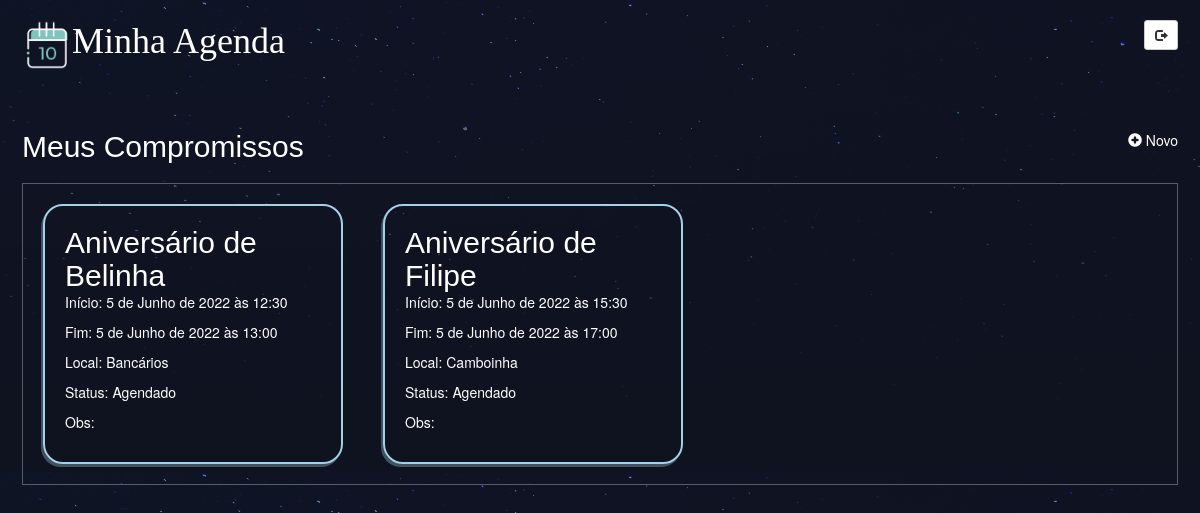
The app's page / (signed in) with its own data.
### compromisso/models.py (models this page shows, shortened)
class Compromisso(models.Model):
    nome = models.CharField(max_length=100)
    local = models.CharField(max_length=100)
    obs = models.TextField(blank=True)
    AG = 'Agendado'
    RL = 'Realizado'
    CL = 'Cancelado'
    status = models.CharField(max_length=20, choices=[(AG, 'Agendado'), (RL, 'Realizado'), (CL, 'Cancelado')],
                              default='Agendado')
    data_inicial = models.DateTimeField()
    data_final = models.DateTimeField()
    autor = models.ForeignKey(User, default=None, on_delete=models.CASCADE)

### compromisso/views.py (the view)
# urls.py: path('', compromisso_views.compromisso_list, name="home"),
@login_required(login_url="/accounts/login/")
def compromisso_list(request):
    usuario = request.user
    compromissos = Compromisso.objects.filter(autor=usuario).order_by('data_inicial')
    return render(request, 'compromisso/compromisso_list.html', {'compromissos': compromissos})

### compromisso/templates/compromisso/compromisso_list.html (shortened to what this page needs)
{% extends 'base_layout.html'%}
{% block content %}
    <header>
        <h2>Meus Compromissos</h2>
        <nav>
        <li>
            <a class="criacomprbotao" href="{% url 'compromisso:cria' %}">
                <span class="glyphicon glyphicon-plus-sign"></span>
                Novo
            </a>
        </li>
        </nav>
    </header>
    <div class="compromissos">
            {% for compromisso in compromissos %}
                <div class="compromisso">
                    <h2><a href="{% url 'compromisso:visualiza' comp_id=compromisso.id %}">{{ compromisso.nome }}</a></h2>
                    <p>Início: {{ compromisso.data_inicial }}</p>
                    <p>Fim: {{ compromisso.data_final }}</p>
                    <p>Local: {{ compromisso.local }}</p>
                    <p>Status: {{ compromisso.status }}</p>
                    <p class="obs">Obs: {{ compromisso.obs }}</p>
                </div>
            {% endfor %}
        </div>
{% endblock %}

### assets/styles.css (style rules this page uses)
body { background-color: #0f121f; background-image: url(/static/stars.png); background-repeat-y: no-repeat; color: #fff; padding: 0 2px 0 2px; }
p.obs { white-space: nowrap; overflow: hidden; text-overflow: ellipsis; width: 300px; word-wrap: break-word; }
.compromissos { width: 100%; display: table; border: 1px solid #ffffff4f; }
.compromisso { width: 300px; border-radius: 20px; float: left; box-shadow: -2px 3px #a3d1e654; border: 2px solid #a3d1e6; margin: 20px; padding: 20px; }
h1,h2,h3,h4,h5 { font-weight: normal; margin: 0; }
h2,h3,h4,h5 { font-family: Helvetica; }
a, a:hover, a:visited { color: #fff; text-decoration: none; }
header { display: grid; align-self: center; grid-template-columns: 1fr 1fr; padding: 20px 0; }
nav { justify-self: end; }
nav li { display: inline-block; margin-left: 20px; }
.criacomprbotao { background: none; color: #fff; cursor: pointer; }

### records on screen
Compromisso: nome "Aniversário de Belinha", data_inicial "5 de Junho de 2022 às 12:30", data_final "5 de Junho de 2022 às 13:00", local "Bancários", status "Agendado"
Compromisso: nome "Aniversário de Filipe", data_inicial "5 de Junho de 2022 às 15:30", data_final "5 de Junho de 2022 às 17:00", local "Camboinha", status "Agendado"
